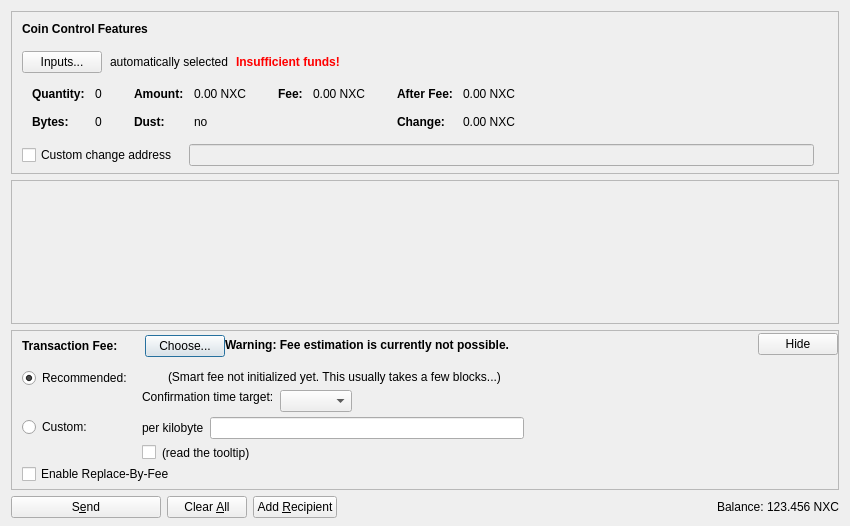
<?xml version="1.0" encoding="UTF-8"?>
<ui version="4.0">
 <class>SendCoinsDialog</class>
 <widget class="QDialog" name="SendCoinsDialog">
  <property name="geometry">
   <rect>
    <x>0</x>
    <y>0</y>
    <width>850</width>
    <height>526</height>
   </rect>
  </property>
  <property name="windowTitle">
   <string>Send Coins</string>
  </property>
  <layout class="QVBoxLayout" name="verticalLayout" stretch="0,1,0,0">
   <property name="bottomMargin">
    <number>8</number>
   </property>
   <item>
    <widget class="QFrame" name="frameCoinControl">
     <property name="sizePolicy">
      <sizepolicy hsizetype="Expanding" vsizetype="Expanding">
       <horstretch>0</horstretch>
       <verstretch>0</verstretch>
      </sizepolicy>
     </property>
     <property name="maximumSize">
      <size>
       <width>16777215</width>
       <height>16777215</height>
      </size>
     </property>
     <property name="frameShape">
      <enum>QFrame::StyledPanel</enum>
     </property>
     <property name="frameShadow">
      <enum>QFrame::Sunken</enum>
     </property>
     <layout class="QVBoxLayout" name="verticalLayoutCoinControl2">
      <property name="spacing">
       <number>0</number>
      </property>
      <property name="leftMargin">
       <number>0</number>
      </property>
      <property name="topMargin">
       <number>0</number>
      </property>
      <property name="rightMargin">
       <number>0</number>
      </property>
      <property name="bottomMargin">
       <number>6</number>
      </property>
      <item>
       <layout class="QVBoxLayout" name="verticalLayoutCoinControl" stretch="0,0,0,0,1">
        <property name="spacing">
         <number>0</number>
        </property>
        <property name="leftMargin">
         <number>10</number>
        </property>
        <property name="topMargin">
         <number>10</number>
        </property>
        <item>
         <layout class="QHBoxLayout" name="horizontalLayoutCoinControl1">
          <property name="bottomMargin">
           <number>15</number>
          </property>
          <item>
           <widget class="QLabel" name="labelCoinControlFeatures">
            <property name="sizePolicy">
             <sizepolicy hsizetype="Preferred" vsizetype="Maximum">
              <horstretch>0</horstretch>
              <verstretch>0</verstretch>
             </sizepolicy>
            </property>
            <property name="font">
             <font>
              <weight>75</weight>
              <bold>true</bold>
             </font>
            </property>
            <property name="styleSheet">
             <string notr="true">font-weight:bold;</string>
            </property>
            <property name="text">
             <string>Coin Control Features</string>
            </property>
           </widget>
          </item>
         </layout>
        </item>
        <item>
         <layout class="QHBoxLayout" name="horizontalLayoutCoinControl2" stretch="0,0,0,0">
          <property name="spacing">
           <number>8</number>
          </property>
          <property name="bottomMargin">
           <number>10</number>
          </property>
          <item>
           <widget class="QPushButton" name="pushButtonCoinControl">
            <property name="styleSheet">
             <string notr="true"/>
            </property>
            <property name="text">
             <string>Inputs...</string>
            </property>
            <property name="autoDefault">
             <bool>false</bool>
            </property>
           </widget>
          </item>
          <item>
           <widget class="QLabel" name="labelCoinControlAutomaticallySelected">
            <property name="text">
             <string>automatically selected</string>
            </property>
            <property name="margin">
             <number>5</number>
            </property>
           </widget>
          </item>
          <item>
           <widget class="QLabel" name="labelCoinControlInsuffFunds">
            <property name="font">
             <font>
              <weight>75</weight>
              <bold>true</bold>
             </font>
            </property>
            <property name="styleSheet">
             <string notr="true">color:red;font-weight:bold;</string>
            </property>
            <property name="text">
             <string>Insufficient funds!</string>
            </property>
            <property name="margin">
             <number>5</number>
            </property>
           </widget>
          </item>
          <item>
           <spacer name="horizontalSpacerCoinControl">
            <property name="orientation">
             <enum>Qt::Horizontal</enum>
            </property>
            <property name="sizeHint" stdset="0">
             <size>
              <width>40</width>
              <height>1</height>
             </size>
            </property>
           </spacer>
          </item>
         </layout>
        </item>
        <item>
         <widget class="QWidget" name="widgetCoinControl" native="true">
          <property name="sizePolicy">
           <sizepolicy hsizetype="Preferred" vsizetype="Preferred">
            <horstretch>0</horstretch>
            <verstretch>0</verstretch>
           </sizepolicy>
          </property>
          <property name="minimumSize">
           <size>
            <width>0</width>
            <height>0</height>
           </size>
          </property>
          <property name="styleSheet">
           <string notr="true"/>
          </property>
          <layout class="QHBoxLayout" name="horizontalLayoutCoinControl5">
           <property name="leftMargin">
            <number>0</number>
           </property>
           <property name="topMargin">
            <number>0</number>
           </property>
           <property name="rightMargin">
            <number>0</number>
           </property>
           <property name="bottomMargin">
            <number>0</number>
           </property>
           <item>
            <layout class="QHBoxLayout" name="horizontalLayoutCoinControl3" stretch="0,0,0,1">
             <property name="spacing">
              <number>20</number>
             </property>
             <property name="topMargin">
              <number>0</number>
             </property>
             <property name="bottomMargin">
              <number>10</number>
             </property>
             <item>
              <layout class="QFormLayout" name="formLayoutCoinControl1">
               <property name="horizontalSpacing">
                <number>10</number>
               </property>
               <property name="verticalSpacing">
                <number>14</number>
               </property>
               <property name="leftMargin">
                <number>10</number>
               </property>
               <property name="topMargin">
                <number>4</number>
               </property>
               <property name="rightMargin">
                <number>6</number>
               </property>
               <item row="0" column="0">
                <widget class="QLabel" name="labelCoinControlQuantityText">
                 <property name="font">
                  <font>
                   <weight>75</weight>
                   <bold>true</bold>
                  </font>
                 </property>
                 <property name="text">
                  <string>Quantity:</string>
                 </property>
                 <property name="margin">
                  <number>0</number>
                 </property>
                </widget>
               </item>
               <item row="0" column="1">
                <widget class="QLabel" name="labelCoinControlQuantity">
                 <property name="cursor">
                  <cursorShape>IBeamCursor</cursorShape>
                 </property>
                 <property name="contextMenuPolicy">
                  <enum>Qt::ActionsContextMenu</enum>
                 </property>
                 <property name="text">
                  <string notr="true">0</string>
                 </property>
                 <property name="margin">
                  <number>0</number>
                 </property>
                 <property name="textInteractionFlags">
                  <set>Qt::LinksAccessibleByMouse|Qt::TextSelectableByKeyboard|Qt::TextSelectableByMouse</set>
                 </property>
                </widget>
               </item>
               <item row="1" column="0">
                <widget class="QLabel" name="labelCoinControlBytesText">
                 <property name="font">
                  <font>
                   <weight>75</weight>
                   <bold>true</bold>
                  </font>
                 </property>
                 <property name="text">
                  <string>Bytes:</string>
                 </property>
                </widget>
               </item>
               <item row="1" column="1">
                <widget class="QLabel" name="labelCoinControlBytes">
                 <property name="cursor">
                  <cursorShape>IBeamCursor</cursorShape>
                 </property>
                 <property name="contextMenuPolicy">
                  <enum>Qt::ActionsContextMenu</enum>
                 </property>
                 <property name="text">
                  <string notr="true">0</string>
                 </property>
                 <property name="textInteractionFlags">
                  <set>Qt::LinksAccessibleByMouse|Qt::TextSelectableByKeyboard|Qt::TextSelectableByMouse</set>
                 </property>
                </widget>
               </item>
              </layout>
             </item>
             <item>
              <layout class="QFormLayout" name="formLayoutCoinControl2">
               <property name="horizontalSpacing">
                <number>10</number>
               </property>
               <property name="verticalSpacing">
                <number>14</number>
               </property>
               <property name="leftMargin">
                <number>6</number>
               </property>
               <property name="topMargin">
                <number>4</number>
               </property>
               <property name="rightMargin">
                <number>6</number>
               </property>
               <item row="0" column="0">
                <widget class="QLabel" name="labelCoinControlAmountText">
                 <property name="font">
                  <font>
                   <weight>75</weight>
                   <bold>true</bold>
                  </font>
                 </property>
                 <property name="text">
                  <string>Amount:</string>
                 </property>
                 <property name="margin">
                  <number>0</number>
                 </property>
                </widget>
               </item>
               <item row="0" column="1">
                <widget class="QLabel" name="labelCoinControlAmount">
                 <property name="cursor">
                  <cursorShape>IBeamCursor</cursorShape>
                 </property>
                 <property name="contextMenuPolicy">
                  <enum>Qt::ActionsContextMenu</enum>
                 </property>
                 <property name="text">
                  <string notr="true">0.00 NXC</string>
                 </property>
                 <property name="textInteractionFlags">
                  <set>Qt::LinksAccessibleByMouse|Qt::TextSelectableByKeyboard|Qt::TextSelectableByMouse</set>
                 </property>
                </widget>
               </item>
               <item row="1" column="0">
                <widget class="QLabel" name="labelCoinControlLowOutputText">
                 <property name="font">
                  <font>
                   <weight>75</weight>
                   <bold>true</bold>
                  </font>
                 </property>
                 <property name="text">
                  <string>Dust:</string>
                 </property>
                </widget>
               </item>
               <item row="1" column="1">
                <widget class="QLabel" name="labelCoinControlLowOutput">
                 <property name="cursor">
                  <cursorShape>IBeamCursor</cursorShape>
                 </property>
                 <property name="contextMenuPolicy">
                  <enum>Qt::ActionsContextMenu</enum>
                 </property>
                 <property name="text">
                  <string notr="true">no</string>
                 </property>
                 <property name="textInteractionFlags">
                  <set>Qt::LinksAccessibleByMouse|Qt::TextSelectableByKeyboard|Qt::TextSelectableByMouse</set>
                 </property>
                </widget>
               </item>
              </layout>
             </item>
             <item>
              <layout class="QFormLayout" name="formLayoutCoinControl3">
               <property name="horizontalSpacing">
                <number>10</number>
               </property>
               <property name="verticalSpacing">
                <number>14</number>
               </property>
               <property name="leftMargin">
                <number>6</number>
               </property>
               <property name="topMargin">
                <number>4</number>
               </property>
               <property name="rightMargin">
                <number>6</number>
               </property>
               <item row="0" column="0">
                <widget class="QLabel" name="labelCoinControlFeeText">
                 <property name="font">
                  <font>
                   <weight>75</weight>
                   <bold>true</bold>
                  </font>
                 </property>
                 <property name="text">
                  <string>Fee:</string>
                 </property>
                 <property name="margin">
                  <number>0</number>
                 </property>
                </widget>
               </item>
               <item row="0" column="1">
                <widget class="QLabel" name="labelCoinControlFee">
                 <property name="cursor">
                  <cursorShape>IBeamCursor</cursorShape>
                 </property>
                 <property name="contextMenuPolicy">
                  <enum>Qt::ActionsContextMenu</enum>
                 </property>
                 <property name="text">
                  <string notr="true">0.00 NXC</string>
                 </property>
                 <property name="textInteractionFlags">
                  <set>Qt::LinksAccessibleByMouse|Qt::TextSelectableByKeyboard|Qt::TextSelectableByMouse</set>
                 </property>
                </widget>
               </item>
              </layout>
             </item>
             <item>
              <layout class="QFormLayout" name="formLayoutCoinControl4">
               <property name="horizontalSpacing">
                <number>10</number>
               </property>
               <property name="verticalSpacing">
                <number>14</number>
               </property>
               <property name="leftMargin">
                <number>6</number>
               </property>
               <property name="topMargin">
                <number>4</number>
               </property>
               <property name="rightMargin">
                <number>6</number>
               </property>
               <item row="0" column="0">
                <widget class="QLabel" name="labelCoinControlAfterFeeText">
                 <property name="font">
                  <font>
                   <weight>75</weight>
                   <bold>true</bold>
                  </font>
                 </property>
                 <property name="text">
                  <string>After Fee:</string>
                 </property>
                 <property name="margin">
                  <number>0</number>
                 </property>
                </widget>
               </item>
               <item row="0" column="1">
                <widget class="QLabel" name="labelCoinControlAfterFee">
                 <property name="cursor">
                  <cursorShape>IBeamCursor</cursorShape>
                 </property>
                 <property name="contextMenuPolicy">
                  <enum>Qt::ActionsContextMenu</enum>
                 </property>
                 <property name="text">
                  <string notr="true">0.00 NXC</string>
                 </property>
                 <property name="textInteractionFlags">
                  <set>Qt::LinksAccessibleByMouse|Qt::TextSelectableByKeyboard|Qt::TextSelectableByMouse</set>
                 </property>
                </widget>
               </item>
               <item row="1" column="0">
                <widget class="QLabel" name="labelCoinControlChangeText">
                 <property name="font">
                  <font>
                   <weight>75</weight>
                   <bold>true</bold>
                  </font>
                 </property>
                 <property name="text">
                  <string>Change:</string>
                 </property>
                </widget>
               </item>
               <item row="1" column="1">
                <widget class="QLabel" name="labelCoinControlChange">
                 <property name="cursor">
                  <cursorShape>IBeamCursor</cursorShape>
                 </property>
                 <property name="contextMenuPolicy">
                  <enum>Qt::ActionsContextMenu</enum>
                 </property>
                 <property name="text">
                  <string notr="true">0.00 NXC</string>
                 </property>
                 <property name="textInteractionFlags">
                  <set>Qt::LinksAccessibleByMouse|Qt::TextSelectableByKeyboard|Qt::TextSelectableByMouse</set>
                 </property>
                </widget>
               </item>
              </layout>
             </item>
            </layout>
           </item>
          </layout>
         </widget>
        </item>
        <item>
         <layout class="QHBoxLayout" name="horizontalLayoutCoinControl4" stretch="0,0,0">
          <property name="spacing">
           <number>12</number>
          </property>
          <property name="sizeConstraint">
           <enum>QLayout::SetDefaultConstraint</enum>
          </property>
          <property name="topMargin">
           <number>5</number>
          </property>
          <property name="rightMargin">
           <number>5</number>
          </property>
          <item>
           <widget class="QCheckBox" name="checkBoxCoinControlChange">
            <property name="toolTip">
             <string>If this is activated, but the change address is empty or invalid, change will be sent to a newly generated address.</string>
            </property>
            <property name="text">
             <string>Custom change address</string>
            </property>
           </widget>
          </item>
          <item>
           <widget class="QValidatedLineEdit" name="lineEditCoinControlChange">
            <property name="enabled">
             <bool>false</bool>
            </property>
            <property name="sizePolicy">
             <sizepolicy hsizetype="Expanding" vsizetype="Fixed">
              <horstretch>0</horstretch>
              <verstretch>0</verstretch>
             </sizepolicy>
            </property>
           </widget>
          </item>
          <item>
           <widget class="QLabel" name="labelCoinControlChangeLabel">
            <property name="sizePolicy">
             <sizepolicy hsizetype="Preferred" vsizetype="Expanding">
              <horstretch>0</horstretch>
              <verstretch>0</verstretch>
             </sizepolicy>
            </property>
            <property name="minimumSize">
             <size>
              <width>0</width>
              <height>0</height>
             </size>
            </property>
            <property name="text">
             <string/>
            </property>
            <property name="margin">
             <number>3</number>
            </property>
           </widget>
          </item>
         </layout>
        </item>
        <item>
         <spacer name="verticalSpacerCoinControl">
          <property name="orientation">
           <enum>Qt::Vertical</enum>
          </property>
          <property name="sizeHint" stdset="0">
           <size>
            <width>800</width>
            <height>1</height>
           </size>
          </property>
         </spacer>
        </item>
       </layout>
      </item>
     </layout>
    </widget>
   </item>
   <item>
    <widget class="QScrollArea" name="scrollArea">
     <property name="widgetResizable">
      <bool>true</bool>
     </property>
     <widget class="QWidget" name="scrollAreaWidgetContents">
      <property name="geometry">
       <rect>
        <x>0</x>
        <y>0</y>
        <width>830</width>
        <height>104</height>
       </rect>
      </property>
      <layout class="QVBoxLayout" name="verticalLayout_2" stretch="0,1">
       <property name="leftMargin">
        <number>0</number>
       </property>
       <property name="topMargin">
        <number>0</number>
       </property>
       <property name="rightMargin">
        <number>0</number>
       </property>
       <property name="bottomMargin">
        <number>0</number>
       </property>
       <item>
        <layout class="QVBoxLayout" name="entries">
         <property name="spacing">
          <number>6</number>
         </property>
        </layout>
       </item>
       <item>
        <spacer name="verticalSpacer">
         <property name="orientation">
          <enum>Qt::Vertical</enum>
         </property>
         <property name="sizeHint" stdset="0">
          <size>
           <width>20</width>
           <height>40</height>
          </size>
         </property>
        </spacer>
       </item>
      </layout>
     </widget>
    </widget>
   </item>
   <item>
    <widget class="QFrame" name="frameFee">
     <property name="sizePolicy">
      <sizepolicy hsizetype="Expanding" vsizetype="Expanding">
       <horstretch>0</horstretch>
       <verstretch>0</verstretch>
      </sizepolicy>
     </property>
     <property name="maximumSize">
      <size>
       <width>16777215</width>
       <height>16777215</height>
      </size>
     </property>
     <property name="frameShape">
      <enum>QFrame::StyledPanel</enum>
     </property>
     <property name="frameShadow">
      <enum>QFrame::Sunken</enum>
     </property>
     <layout class="QVBoxLayout" name="verticalLayoutFee1">
      <property name="spacing">
       <number>0</number>
      </property>
      <property name="leftMargin">
       <number>0</number>
      </property>
      <property name="topMargin">
       <number>0</number>
      </property>
      <property name="rightMargin">
       <number>0</number>
      </property>
      <property name="bottomMargin">
       <number>0</number>
      </property>
      <item>
       <layout class="QVBoxLayout" name="verticalLayoutFee2" stretch="0,0,0">
        <property name="spacing">
         <number>0</number>
        </property>
        <property name="leftMargin">
         <number>10</number>
        </property>
        <property name="topMargin">
         <number>0</number>
        </property>
        <item>
         <layout class="QHBoxLayout" name="horizontalLayoutFee1">
          <property name="bottomMargin">
           <number>0</number>
          </property>
          <item>
           <layout class="QVBoxLayout" name="verticalLayoutFee7">
            <property name="spacing">
             <number>0</number>
            </property>
            <item>
             <spacer name="verticalSpacerSmartFee">
              <property name="orientation">
               <enum>Qt::Vertical</enum>
              </property>
              <property name="sizeType">
               <enum>QSizePolicy::Fixed</enum>
              </property>
              <property name="sizeHint" stdset="0">
               <size>
                <width>1</width>
                <height>4</height>
               </size>
              </property>
             </spacer>
            </item>
            <item>
             <layout class="QHBoxLayout" name="horizontalLayoutSmartFee">
              <property name="spacing">
               <number>10</number>
              </property>
              <item>
               <widget class="QLabel" name="labelFeeHeadline">
                <property name="sizePolicy">
                 <sizepolicy hsizetype="Preferred" vsizetype="Maximum">
                  <horstretch>0</horstretch>
                  <verstretch>0</verstretch>
                 </sizepolicy>
                </property>
                <property name="font">
                 <font>
                  <weight>75</weight>
                  <bold>true</bold>
                 </font>
                </property>
                <property name="styleSheet">
                 <string notr="true">font-weight:bold;</string>
                </property>
                <property name="text">
                 <string>Transaction Fee:</string>
                </property>
               </widget>
              </item>
              <item>
               <widget class="QLabel" name="labelFeeMinimized">
                <property name="text">
                 <string/>
                </property>
               </widget>
              </item>
              <item>
               <widget class="QPushButton" name="buttonChooseFee">
                <property name="text">
                 <string>Choose...</string>
                </property>
               </widget>
              </item>
             </layout>
            </item>
            <item>
             <spacer name="verticalSpacer_5">
              <property name="orientation">
               <enum>Qt::Vertical</enum>
              </property>
              <property name="sizeHint" stdset="0">
               <size>
                <width>1</width>
                <height>1</height>
               </size>
              </property>
             </spacer>
            </item>
           </layout>
          </item>
          <item>
           <widget class="QLabel" name="fallbackFeeWarningLabel">
            <property name="toolTip">
             <string>Using the fallbackfee can result in sending a transaction that will take several hours or days (or never) to confirm. Consider choosing your fee manually or wait until you have validated the complete chain.</string>
            </property>
            <property name="font">
            <font>
                <weight>75</weight>
                <bold>true</bold>
            </font>
            </property>
            <property name="text">
             <string>Warning: Fee estimation is currently not possible.</string>
            </property>
            <property name="wordWrap">
             <bool>false</bool>
            </property>
           </widget>
          </item>
          <item>
           <spacer name="horizontalSpacer_4">
            <property name="orientation">
             <enum>Qt::Horizontal</enum>
            </property>
            <property name="sizeType">
             <enum>QSizePolicy::MinimumExpanding</enum>
            </property>
            <property name="sizeHint" stdset="0">
             <size>
              <width>40</width>
              <height>20</height>
             </size>
            </property>
           </spacer>
          </item>
          <item>
           <widget class="QPushButton" name="buttonMinimizeFee">
            <property name="toolTip">
             <string>collapse fee-settings</string>
            </property>
            <property name="text">
             <string>Hide</string>
            </property>
           </widget>
          </item>
         </layout>
        </item>
        <item>
         <widget class="QFrame" name="frameFeeSelection">
          <layout class="QVBoxLayout" name="verticalLayoutFee12">
           <property name="spacing">
            <number>0</number>
           </property>
           <property name="leftMargin">
            <number>0</number>
           </property>
           <property name="topMargin">
            <number>0</number>
           </property>
           <property name="rightMargin">
            <number>0</number>
           </property>
           <property name="bottomMargin">
            <number>0</number>
           </property>
           <item>
            <layout class="QGridLayout" name="gridLayoutFee">
             <property name="topMargin">
              <number>10</number>
             </property>
             <property name="bottomMargin">
              <number>4</number>
             </property>
             <property name="horizontalSpacing">
              <number>10</number>
             </property>
             <property name="verticalSpacing">
              <number>4</number>
             </property>
             <item row="1" column="1">
              <layout class="QVBoxLayout" name="verticalLayoutFee8">
               <property name="spacing">
                <number>6</number>
               </property>
               <item>
                <layout class="QHBoxLayout" name="horizontalLayoutFee13">
                 <item>
                  <widget class="QLabel" name="labelCustomPerKilobyte">
                   <property name="toolTip">
                    <string>If the custom fee is set to 1000 satoshis and the transaction is only 250 bytes, then &quot;per kilobyte&quot; only pays 250 satoshis in fee, while &quot;total at least&quot; pays 1000 satoshis. For transactions bigger than a kilobyte both pay by kilobyte.</string>
                   </property>
                   <property name="text">
                    <string>per kilobyte</string>
                   </property>
                  </widget>
                 </item>
                 <item>
                  <widget class="BitcoinAmountField" name="customFee"/>
                 </item>
                 <item>
                  <spacer name="horizontalSpacer_6">
                   <property name="orientation">
                    <enum>Qt::Horizontal</enum>
                   </property>
                   <property name="sizeHint" stdset="0">
                    <size>
                     <width>1</width>
                     <height>1</height>
                    </size>
                   </property>
                  </spacer>
                 </item>
                </layout>
               </item>
               <item>
                <layout class="QHBoxLayout" name="horizontalLayoutFee8">
                 <item>
                  <widget class="QCheckBox" name="checkBoxMinimumFee">
                   <property name="toolTip">
                    <string>Paying only the minimum fee is just fine as long as there is less transaction volume than space in the blocks. But be aware that this can end up in a never confirming transaction once there is more demand for nexcoin transactions than the network can process.</string>
                   </property>
                   <property name="text">
                    <string/>
                   </property>
                  </widget>
                 </item>
                 <item>
                  <widget class="QLabel" name="labelMinFeeWarning">
                   <property name="enabled">
                    <bool>true</bool>
                   </property>
                   <property name="toolTip">
                    <string>Paying only the minimum fee is just fine as long as there is less transaction volume than space in the blocks. But be aware that this can end up in a never confirming transaction once there is more demand for nexcoin transactions than the network can process.</string>
                   </property>
                   <property name="text">
                    <string>(read the tooltip)</string>
                   </property>
                   <property name="margin">
                    <number>5</number>
                   </property>
                  </widget>
                 </item>
                 <item>
                  <spacer name="horizontalSpacer_2">
                   <property name="orientation">
                    <enum>Qt::Horizontal</enum>
                   </property>
                   <property name="sizeHint" stdset="0">
                    <size>
                     <width>1</width>
                     <height>1</height>
                    </size>
                   </property>
                  </spacer>
                 </item>
                </layout>
               </item>
              </layout>
             </item>
             <item row="0" column="0">
              <layout class="QVBoxLayout" name="verticalLayoutFee4" stretch="0,1">
               <item>
                <widget class="QRadioButton" name="radioSmartFee">
                 <property name="text">
                  <string>Recommended:</string>
                 </property>
                 <property name="checked">
                  <bool>true</bool>
                 </property>
                 <attribute name="buttonGroup">
                  <string notr="true">groupFee</string>
                 </attribute>
                </widget>
               </item>
               <item>
                <spacer name="verticalSpacer_2">
                 <property name="orientation">
                  <enum>Qt::Vertical</enum>
                 </property>
                 <property name="sizeHint" stdset="0">
                  <size>
                   <width>1</width>
                   <height>1</height>
                  </size>
                 </property>
                </spacer>
               </item>
              </layout>
             </item>
             <item row="1" column="0">
              <layout class="QVBoxLayout" name="verticalLayoutFee9" stretch="0,1">
               <item>
                <widget class="QRadioButton" name="radioCustomFee">
                 <property name="text">
                  <string>Custom:</string>
                 </property>
                 <attribute name="buttonGroup">
                  <string notr="true">groupFee</string>
                 </attribute>
                </widget>
               </item>
               <item>
                <spacer name="verticalSpacer_6">
                 <property name="orientation">
                  <enum>Qt::Vertical</enum>
                 </property>
                 <property name="sizeHint" stdset="0">
                  <size>
                   <width>1</width>
                   <height>1</height>
                  </size>
                 </property>
                </spacer>
               </item>
              </layout>
             </item>
             <item row="0" column="1">
              <layout class="QVBoxLayout" name="verticalLayoutFee3" stretch="0,0,1">
               <property name="spacing">
                <number>6</number>
               </property>
               <property name="topMargin">
                <number>2</number>
               </property>
               <item>
                <layout class="QHBoxLayout" name="horizontalLayoutFee12">
                 <item>
                  <widget class="QLabel" name="labelSmartFee">
                   <property name="text">
                    <string/>
                   </property>
                   <property name="margin">
                    <number>2</number>
                   </property>
                  </widget>
                 </item>
                 <item>
                  <widget class="QLabel" name="labelFeeEstimation">
                   <property name="text">
                    <string/>
                   </property>
                  </widget>
                 </item>
                 <item>
                  <widget class="QLabel" name="labelSmartFee2">
                   <property name="text">
                    <string>(Smart fee not initialized yet. This usually takes a few blocks...)</string>
                   </property>
                   <property name="margin">
                    <number>2</number>
                   </property>
                  </widget>
                 </item>
                 <item>
                  <spacer name="horizontalSpacer_5">
                   <property name="orientation">
                    <enum>Qt::Horizontal</enum>
                   </property>
                   <property name="sizeHint" stdset="0">
                    <size>
                     <width>1</width>
                     <height>1</height>
                    </size>
                   </property>
                  </spacer>
                 </item>
                </layout>
               </item>
               <item>
                <layout class="QHBoxLayout" name="horizontalLayoutFee9">
                 <item>
                  <layout class="QVBoxLayout" name="verticalLayoutFee6">
                   <item>
                    <widget class="QLabel" name="labelSmartFee3">
                     <property name="text">
                      <string>Confirmation time target:</string>
                     </property>
                     <property name="margin">
                      <number>2</number>
                     </property>
                    </widget>
                   </item>
                   <item>
                    <spacer name="verticalSpacer_3">
                     <property name="orientation">
                      <enum>Qt::Vertical</enum>
                     </property>
                     <property name="sizeHint" stdset="0">
                      <size>
                       <width>1</width>
                       <height>1</height>
                      </size>
                     </property>
                    </spacer>
                   </item>
                  </layout>
                 </item>
                 <item>
                  <layout class="QVBoxLayout" name="verticalLayoutFee5">
                   <property name="rightMargin">
                    <number>30</number>
                   </property>
                   <item>
                    <layout class="QHBoxLayout" name="horizontalLayoutConfTarget">
                     <property name="bottomMargin">
                      <number>0</number>
                     </property>
                     <item>
                      <widget class="QComboBox" name="confTargetSelector"/>
                     </item>
                     <item>
                      <spacer name="horizontalSpacerConfTarget">
                       <property name="orientation">
                        <enum>Qt::Horizontal</enum>
                       </property>
                       <property name="sizeHint" stdset="0">
                        <size>
                         <width>40</width>
                         <height>20</height>
                        </size>
                       </property>
                      </spacer>
                     </item>
                    </layout>
                   </item>
                  </layout>
                 </item>
                </layout>
               </item>
               <item>
                <spacer name="verticalSpacer_4">
                 <property name="orientation">
                  <enum>Qt::Vertical</enum>
                 </property>
                 <property name="sizeHint" stdset="0">
                  <size>
                   <width>1</width>
                   <height>1</height>
                  </size>
                 </property>
                </spacer>
               </item>
              </layout>
             </item>
            </layout>
           </item>
           <item>
            <widget class="QCheckBox" name="optInRBF">
             <property name="text">
              <string>Enable Replace-By-Fee</string>
             </property>
             <property name="toolTip">
              <string>With Replace-By-Fee (BIP-125) you can increase a transaction's fee after it is sent. Without this, a higher fee may be recommended to compensate for increased transaction delay risk.</string>
             </property>
            </widget>
           </item>
          </layout>
         </widget>
        </item>
        <item>
         <spacer name="verticalSpacerFee">
          <property name="orientation">
           <enum>Qt::Vertical</enum>
          </property>
          <property name="sizeHint" stdset="0">
           <size>
            <width>40</width>
            <height>5</height>
           </size>
          </property>
         </spacer>
        </item>
       </layout>
      </item>
     </layout>
    </widget>
   </item>
   <item>
    <layout class="QHBoxLayout" name="horizontalLayout">
     <item>
      <widget class="QPushButton" name="sendButton">
       <property name="minimumSize">
        <size>
         <width>150</width>
         <height>0</height>
        </size>
       </property>
       <property name="toolTip">
        <string>Confirm the send action</string>
       </property>
       <property name="text">
        <string>S&amp;end</string>
       </property>
       <property name="icon">
        <iconset resource="../bitcoin.qrc">
         <normaloff>:/icons/send</normaloff>:/icons/send</iconset>
       </property>
       <property name="autoDefault">
        <bool>false</bool>
       </property>
       <property name="default">
        <bool>false</bool>
       </property>
      </widget>
     </item>
     <item>
      <widget class="QPushButton" name="clearButton">
       <property name="sizePolicy">
        <sizepolicy hsizetype="Minimum" vsizetype="Fixed">
         <horstretch>0</horstretch>
         <verstretch>0</verstretch>
        </sizepolicy>
       </property>
       <property name="toolTip">
        <string>Clear all fields of the form.</string>
       </property>
       <property name="text">
        <string>Clear &amp;All</string>
       </property>
       <property name="icon">
        <iconset resource="../bitcoin.qrc">
         <normaloff>:/icons/remove</normaloff>:/icons/remove</iconset>
       </property>
       <property name="autoDefault">
        <bool>false</bool>
       </property>
      </widget>
     </item>
     <item>
      <widget class="QPushButton" name="addButton">
       <property name="toolTip">
        <string>Send to multiple recipients at once</string>
       </property>
       <property name="text">
        <string>Add &amp;Recipient</string>
       </property>
       <property name="icon">
        <iconset resource="../bitcoin.qrc">
         <normaloff>:/icons/add</normaloff>:/icons/add</iconset>
       </property>
       <property name="autoDefault">
        <bool>false</bool>
       </property>
      </widget>
     </item>
     <item>
      <spacer name="horizontalSpacer">
       <property name="orientation">
        <enum>Qt::Horizontal</enum>
       </property>
       <property name="sizeHint" stdset="0">
        <size>
         <width>40</width>
         <height>20</height>
        </size>
       </property>
      </spacer>
     </item>
     <item>
      <layout class="QHBoxLayout" name="horizontalLayout_2">
       <property name="spacing">
        <number>3</number>
       </property>
       <item>
        <widget class="QLabel" name="label">
         <property name="sizePolicy">
          <sizepolicy hsizetype="Preferred" vsizetype="Fixed">
           <horstretch>0</horstretch>
           <verstretch>0</verstretch>
          </sizepolicy>
         </property>
         <property name="text">
          <string>Balance:</string>
         </property>
        </widget>
       </item>
       <item>
        <widget class="QLabel" name="labelBalance">
         <property name="sizePolicy">
          <sizepolicy hsizetype="Preferred" vsizetype="Fixed">
           <horstretch>0</horstretch>
           <verstretch>0</verstretch>
          </sizepolicy>
         </property>
         <property name="cursor">
          <cursorShape>IBeamCursor</cursorShape>
         </property>
         <property name="text">
          <string notr="true">123.456 NXC</string>
         </property>
         <property name="textInteractionFlags">
          <set>Qt::LinksAccessibleByMouse|Qt::TextSelectableByKeyboard|Qt::TextSelectableByMouse</set>
         </property>
        </widget>
       </item>
      </layout>
     </item>
    </layout>
   </item>
  </layout>
 </widget>
 <customwidgets>
  <customwidget>
   <class>QValidatedLineEdit</class>
   <extends>QLineEdit</extends>
   <header>qt/qvalidatedlineedit.h</header>
  </customwidget>
  <customwidget>
   <class>BitcoinAmountField</class>
   <extends>QLineEdit</extends>
   <header>qt/bitcoinamountfield.h</header>
   <container>1</container>
  </customwidget>
 </customwidgets>
 <resources>
  <include location="../bitcoin.qrc"/>
 </resources>
 <connections/>
 <buttongroups>
  <buttongroup name="groupFee"/>
 </buttongroups>
</ui>
